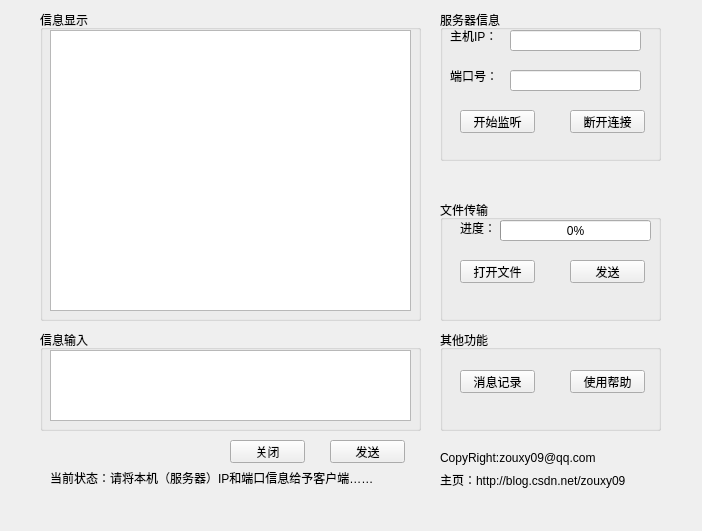
<?xml version="1.0" encoding="UTF-8"?>
<ui version="4.0">
 <class>SMainWindow</class>
 <widget class="QMainWindow" name="SMainWindow">
  <property name="geometry">
   <rect>
    <x>0</x>
    <y>0</y>
    <width>702</width>
    <height>531</height>
   </rect>
  </property>
  <property name="windowTitle">
   <string>MainWindow</string>
  </property>
  <widget class="QWidget" name="centralwidget">
   <widget class="QGroupBox" name="groupBox_3">
    <property name="geometry">
     <rect>
      <x>40</x>
      <y>10</y>
      <width>381</width>
      <height>311</height>
     </rect>
    </property>
    <property name="title">
     <string>信息显示</string>
    </property>
    <widget class="QTextBrowser" name="textBrowser">
     <property name="geometry">
      <rect>
       <x>10</x>
       <y>20</y>
       <width>361</width>
       <height>281</height>
      </rect>
     </property>
    </widget>
   </widget>
   <widget class="QPushButton" name="sendMesButton">
    <property name="geometry">
     <rect>
      <x>330</x>
      <y>440</y>
      <width>75</width>
      <height>23</height>
     </rect>
    </property>
    <property name="text">
     <string>发送</string>
    </property>
   </widget>
   <widget class="QGroupBox" name="groupBox_4">
    <property name="geometry">
     <rect>
      <x>40</x>
      <y>330</y>
      <width>381</width>
      <height>101</height>
     </rect>
    </property>
    <property name="title">
     <string>信息输入</string>
    </property>
    <widget class="QTextEdit" name="inputTextEdit">
     <property name="geometry">
      <rect>
       <x>10</x>
       <y>20</y>
       <width>361</width>
       <height>71</height>
      </rect>
     </property>
    </widget>
   </widget>
   <widget class="QGroupBox" name="groupBox">
    <property name="geometry">
     <rect>
      <x>440</x>
      <y>10</y>
      <width>221</width>
      <height>151</height>
     </rect>
    </property>
    <property name="title">
     <string>服务器信息</string>
    </property>
    <widget class="QLineEdit" name="portLineEdit">
     <property name="geometry">
      <rect>
       <x>70</x>
       <y>60</y>
       <width>131</width>
       <height>21</height>
      </rect>
     </property>
    </widget>
    <widget class="QLabel" name="label">
     <property name="geometry">
      <rect>
       <x>10</x>
       <y>20</y>
       <width>54</width>
       <height>12</height>
      </rect>
     </property>
     <property name="text">
      <string>主机IP：</string>
     </property>
    </widget>
    <widget class="QLineEdit" name="hostLineEdit">
     <property name="geometry">
      <rect>
       <x>70</x>
       <y>20</y>
       <width>131</width>
       <height>21</height>
      </rect>
     </property>
    </widget>
    <widget class="QLabel" name="label_2">
     <property name="geometry">
      <rect>
       <x>10</x>
       <y>60</y>
       <width>54</width>
       <height>12</height>
      </rect>
     </property>
     <property name="text">
      <string>端口号：</string>
     </property>
    </widget>
    <widget class="QPushButton" name="listenButton">
     <property name="geometry">
      <rect>
       <x>20</x>
       <y>100</y>
       <width>75</width>
       <height>23</height>
      </rect>
     </property>
     <property name="text">
      <string>开始监听</string>
     </property>
    </widget>
    <widget class="QPushButton" name="disconectButton">
     <property name="geometry">
      <rect>
       <x>130</x>
       <y>100</y>
       <width>75</width>
       <height>23</height>
      </rect>
     </property>
     <property name="text">
      <string>断开连接</string>
     </property>
    </widget>
   </widget>
   <widget class="QGroupBox" name="groupBox_2">
    <property name="geometry">
     <rect>
      <x>440</x>
      <y>200</y>
      <width>221</width>
      <height>121</height>
     </rect>
    </property>
    <property name="title">
     <string>文件传输</string>
    </property>
    <widget class="QLabel" name="label_3">
     <property name="geometry">
      <rect>
       <x>20</x>
       <y>20</y>
       <width>31</width>
       <height>16</height>
      </rect>
     </property>
     <property name="text">
      <string>进度：</string>
     </property>
    </widget>
    <widget class="QProgressBar" name="serverProgressBar">
     <property name="geometry">
      <rect>
       <x>60</x>
       <y>20</y>
       <width>151</width>
       <height>21</height>
      </rect>
     </property>
     <property name="value">
      <number>0</number>
     </property>
    </widget>
    <widget class="QPushButton" name="openButton">
     <property name="geometry">
      <rect>
       <x>20</x>
       <y>60</y>
       <width>75</width>
       <height>23</height>
      </rect>
     </property>
     <property name="text">
      <string>打开文件</string>
     </property>
    </widget>
    <widget class="QPushButton" name="sendFileButton">
     <property name="geometry">
      <rect>
       <x>130</x>
       <y>60</y>
       <width>75</width>
       <height>23</height>
      </rect>
     </property>
     <property name="text">
      <string>发送</string>
     </property>
    </widget>
   </widget>
   <widget class="QGroupBox" name="groupBox_5">
    <property name="geometry">
     <rect>
      <x>440</x>
      <y>330</y>
      <width>221</width>
      <height>101</height>
     </rect>
    </property>
    <property name="title">
     <string>其他功能</string>
    </property>
    <widget class="QPushButton" name="mesHistoryButton">
     <property name="geometry">
      <rect>
       <x>20</x>
       <y>40</y>
       <width>75</width>
       <height>23</height>
      </rect>
     </property>
     <property name="text">
      <string>消息记录</string>
     </property>
    </widget>
    <widget class="QPushButton" name="helpButton">
     <property name="geometry">
      <rect>
       <x>130</x>
       <y>40</y>
       <width>75</width>
       <height>23</height>
      </rect>
     </property>
     <property name="text">
      <string>使用帮助</string>
     </property>
    </widget>
   </widget>
   <widget class="QLabel" name="currentStatusLabel">
    <property name="geometry">
     <rect>
      <x>50</x>
      <y>470</y>
      <width>371</width>
      <height>16</height>
     </rect>
    </property>
    <property name="text">
     <string>当前状态：请将本机（服务器）IP和端口信息给予客户端……</string>
    </property>
   </widget>
   <widget class="QLabel" name="label_4">
    <property name="geometry">
     <rect>
      <x>440</x>
      <y>450</y>
      <width>161</width>
      <height>16</height>
     </rect>
    </property>
    <property name="text">
     <string>CopyRight:zouxy09@qq.com</string>
    </property>
   </widget>
   <widget class="QLabel" name="label_5">
    <property name="geometry">
     <rect>
      <x>440</x>
      <y>470</y>
      <width>211</width>
      <height>20</height>
     </rect>
    </property>
    <property name="text">
     <string>主页：http://blog.csdn.net/zouxy09</string>
    </property>
   </widget>
   <widget class="QPushButton" name="quitButton">
    <property name="geometry">
     <rect>
      <x>230</x>
      <y>440</y>
      <width>75</width>
      <height>23</height>
     </rect>
    </property>
    <property name="text">
     <string>关闭</string>
    </property>
   </widget>
  </widget>
  <widget class="QMenuBar" name="menubar">
   <property name="geometry">
    <rect>
     <x>0</x>
     <y>0</y>
     <width>702</width>
     <height>25</height>
    </rect>
   </property>
  </widget>
 </widget>
 <resources/>
 <connections/>
</ui>
